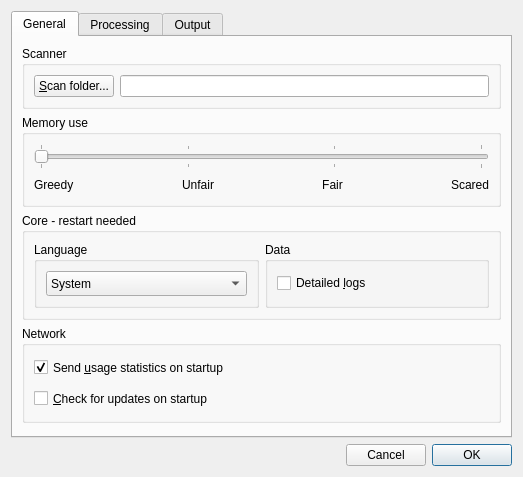
<?xml version="1.0" encoding="UTF-8"?>
<ui version="4.0">
 <class>PrefsDialog</class>
 <widget class="QDialog" name="PrefsDialog">
  <property name="geometry">
   <rect>
    <x>0</x>
    <y>0</y>
    <width>523</width>
    <height>477</height>
   </rect>
  </property>
  <property name="minimumSize">
   <size>
    <width>0</width>
    <height>0</height>
   </size>
  </property>
  <property name="windowTitle">
   <string>ALS preferences</string>
  </property>
  <layout class="QVBoxLayout" name="verticalLayout_17">
   <item>
    <widget class="QTabWidget" name="tabWidget">
     <property name="minimumSize">
      <size>
       <width>0</width>
       <height>0</height>
      </size>
     </property>
     <property name="tabShape">
      <enum>QTabWidget::Rounded</enum>
     </property>
     <property name="currentIndex">
      <number>0</number>
     </property>
     <widget class="QWidget" name="generalTab">
      <attribute name="title">
       <string>General</string>
      </attribute>
      <layout class="QVBoxLayout" name="verticalLayout_9">
       <item>
        <widget class="QGroupBox" name="scannerBox">
         <property name="title">
          <string>Scanner</string>
         </property>
         <layout class="QGridLayout" name="gridLayout">
          <item row="0" column="0">
           <layout class="QHBoxLayout" name="horizontalLayout_5">
            <item>
             <widget class="QPushButton" name="btn_browse_scan">
              <property name="text">
               <string>&amp;Scan folder...</string>
              </property>
             </widget>
            </item>
            <item>
             <widget class="QLineEdit" name="ln_scan_folder_path">
              <property name="minimumSize">
               <size>
                <width>350</width>
                <height>0</height>
               </size>
              </property>
              <property name="toolTip">
               <string notr="true"/>
              </property>
              <property name="readOnly">
               <bool>true</bool>
              </property>
             </widget>
            </item>
           </layout>
          </item>
         </layout>
        </widget>
       </item>
       <item>
        <widget class="QGroupBox" name="groupBox">
         <property name="title">
          <string>Memory use</string>
         </property>
         <property name="checkable">
          <bool>false</bool>
         </property>
         <layout class="QVBoxLayout" name="verticalLayout_6">
          <item>
           <widget class="QSlider" name="sld_mem_preserve">
            <property name="maximum">
             <number>3</number>
            </property>
            <property name="pageStep">
             <number>1</number>
            </property>
            <property name="orientation">
             <enum>Qt::Horizontal</enum>
            </property>
            <property name="tickPosition">
             <enum>QSlider::TicksBothSides</enum>
            </property>
           </widget>
          </item>
          <item>
           <layout class="QHBoxLayout" name="horizontalLayout_3">
            <item>
             <widget class="QLabel" name="label_6">
              <property name="text">
               <string>Greedy</string>
              </property>
             </widget>
            </item>
            <item>
             <spacer name="horizontalSpacer_2">
              <property name="orientation">
               <enum>Qt::Horizontal</enum>
              </property>
              <property name="sizeHint" stdset="0">
               <size>
                <width>40</width>
                <height>20</height>
               </size>
              </property>
             </spacer>
            </item>
            <item>
             <widget class="QLabel" name="label_7">
              <property name="text">
               <string>Unfair</string>
              </property>
              <property name="alignment">
               <set>Qt::AlignCenter</set>
              </property>
             </widget>
            </item>
            <item>
             <spacer name="horizontalSpacer_4">
              <property name="orientation">
               <enum>Qt::Horizontal</enum>
              </property>
              <property name="sizeHint" stdset="0">
               <size>
                <width>40</width>
                <height>20</height>
               </size>
              </property>
             </spacer>
            </item>
            <item>
             <widget class="QLabel" name="label_8">
              <property name="text">
               <string>Fair</string>
              </property>
              <property name="alignment">
               <set>Qt::AlignCenter</set>
              </property>
             </widget>
            </item>
            <item>
             <spacer name="horizontalSpacer_5">
              <property name="orientation">
               <enum>Qt::Horizontal</enum>
              </property>
              <property name="sizeHint" stdset="0">
               <size>
                <width>40</width>
                <height>20</height>
               </size>
              </property>
             </spacer>
            </item>
            <item>
             <widget class="QLabel" name="label_9">
              <property name="text">
               <string>Scared</string>
              </property>
              <property name="alignment">
               <set>Qt::AlignRight|Qt::AlignTrailing|Qt::AlignVCenter</set>
              </property>
             </widget>
            </item>
           </layout>
          </item>
         </layout>
        </widget>
       </item>
       <item>
        <widget class="QGroupBox" name="groupBox_2">
         <property name="title">
          <string>Core - restart needed</string>
         </property>
         <layout class="QVBoxLayout" name="verticalLayout_8">
          <item>
           <layout class="QHBoxLayout" name="horizontalLayout_2">
            <item>
             <widget class="QGroupBox" name="groupBox_7">
              <property name="title">
               <string>Language</string>
              </property>
              <layout class="QVBoxLayout" name="verticalLayout_4">
               <item>
                <widget class="QComboBox" name="cmb_lang">
                 <property name="minimumSize">
                  <size>
                   <width>120</width>
                   <height>25</height>
                  </size>
                 </property>
                 <item>
                  <property name="text">
                   <string>System</string>
                  </property>
                 </item>
                 <item>
                  <property name="text">
                   <string notr="true">English</string>
                  </property>
                 </item>
                 <item>
                  <property name="text">
                   <string notr="true">Français</string>
                  </property>
                 </item>
                 <item>
                  <property name="text">
                   <string notr="true">Русский</string>
                  </property>
                 </item>
                </widget>
               </item>
              </layout>
             </widget>
            </item>
            <item>
             <widget class="QGroupBox" name="groupBox_12">
              <property name="title">
               <string>Data</string>
              </property>
              <layout class="QVBoxLayout" name="verticalLayout_5">
               <item>
                <widget class="QCheckBox" name="chk_debug_logs">
                 <property name="layoutDirection">
                  <enum>Qt::LeftToRight</enum>
                 </property>
                 <property name="text">
                  <string>Detailed &amp;logs</string>
                 </property>
                </widget>
               </item>
              </layout>
             </widget>
            </item>
           </layout>
          </item>
         </layout>
        </widget>
       </item>
       <item>
        <widget class="QGroupBox" name="groupBox_8">
         <property name="title">
          <string>Network</string>
         </property>
         <layout class="QVBoxLayout" name="verticalLayout_7">
          <item>
           <widget class="QCheckBox" name="chk_stats">
            <property name="minimumSize">
             <size>
              <width>0</width>
              <height>25</height>
             </size>
            </property>
            <property name="text">
             <string>Send &amp;usage statistics on startup</string>
            </property>
            <property name="checked">
             <bool>true</bool>
            </property>
           </widget>
          </item>
          <item>
           <widget class="QCheckBox" name="chk_updates_on_startup">
            <property name="minimumSize">
             <size>
              <width>0</width>
              <height>25</height>
             </size>
            </property>
            <property name="text">
             <string>&amp;Check for updates on startup</string>
            </property>
           </widget>
          </item>
         </layout>
        </widget>
       </item>
       <item>
        <spacer name="verticalSpacer_3">
         <property name="orientation">
          <enum>Qt::Vertical</enum>
         </property>
         <property name="sizeHint" stdset="0">
          <size>
           <width>20</width>
           <height>40</height>
          </size>
         </property>
        </spacer>
       </item>
      </layout>
     </widget>
     <widget class="QWidget" name="processTab">
      <attribute name="title">
       <string>Processing</string>
      </attribute>
      <layout class="QVBoxLayout" name="verticalLayout_14">
       <item>
        <widget class="QGroupBox" name="groupBox_9">
         <property name="title">
          <string>Hot pixels removal</string>
         </property>
         <layout class="QVBoxLayout" name="verticalLayout_3">
          <item>
           <widget class="QCheckBox" name="chk_use_hpr">
            <property name="text">
             <string>Active</string>
            </property>
           </widget>
          </item>
         </layout>
        </widget>
       </item>
       <item>
        <widget class="QGroupBox" name="groupBox_11">
         <property name="title">
          <string>Dark subtraction</string>
         </property>
         <layout class="QVBoxLayout" name="verticalLayout_16">
          <item>
           <widget class="QCheckBox" name="chk_use_dark">
            <property name="font">
             <font>
              <kerning>true</kerning>
             </font>
            </property>
            <property name="text">
             <string>Active</string>
            </property>
           </widget>
          </item>
          <item>
           <layout class="QHBoxLayout" name="horizontalLayout_7">
            <item>
             <widget class="QPushButton" name="btn_browse_dark">
              <property name="text">
               <string>Master &amp;dark...</string>
              </property>
             </widget>
            </item>
            <item>
             <widget class="QLineEdit" name="ln_master_dark_path">
              <property name="minimumSize">
               <size>
                <width>200</width>
                <height>0</height>
               </size>
              </property>
              <property name="toolTip">
               <string notr="true"/>
              </property>
              <property name="echoMode">
               <enum>QLineEdit::Normal</enum>
              </property>
              <property name="readOnly">
               <bool>true</bool>
              </property>
             </widget>
            </item>
           </layout>
          </item>
         </layout>
        </widget>
       </item>
       <item>
        <widget class="QGroupBox" name="groupBox_6">
         <property name="title">
          <string>Flat calibration</string>
         </property>
         <layout class="QVBoxLayout" name="verticalLayout_12">
          <item>
           <widget class="QCheckBox" name="chk_use_flat">
            <property name="text">
             <string>Active</string>
            </property>
           </widget>
          </item>
          <item>
           <layout class="QHBoxLayout" name="horizontalLayout_12">
            <item>
             <widget class="QPushButton" name="btn_browse_flat">
              <property name="text">
               <string>Master &amp;flat...</string>
              </property>
             </widget>
            </item>
            <item>
             <widget class="QLineEdit" name="ln_master_flat_path">
              <property name="minimumSize">
               <size>
                <width>200</width>
                <height>0</height>
               </size>
              </property>
              <property name="toolTip">
               <string notr="true"/>
              </property>
              <property name="readOnly">
               <bool>true</bool>
              </property>
             </widget>
            </item>
           </layout>
          </item>
         </layout>
        </widget>
       </item>
       <item>
        <widget class="QGroupBox" name="groupBox_10">
         <property name="title">
          <string>Debayering</string>
         </property>
         <layout class="QHBoxLayout" name="horizontalLayout_8">
          <item>
           <widget class="QComboBox" name="cmb_bayer_pattern">
            <property name="minimumSize">
             <size>
              <width>80</width>
              <height>0</height>
             </size>
            </property>
            <item>
             <property name="text">
              <string notr="true">AUTO</string>
             </property>
            </item>
            <item>
             <property name="text">
              <string notr="true">GRBG</string>
             </property>
            </item>
            <item>
             <property name="text">
              <string notr="true">RGGB</string>
             </property>
            </item>
            <item>
             <property name="text">
              <string notr="true">GBRG</string>
             </property>
            </item>
            <item>
             <property name="text">
              <string notr="true">BGGR</string>
             </property>
            </item>
           </widget>
          </item>
          <item>
           <spacer name="horizontalSpacer_3">
            <property name="orientation">
             <enum>Qt::Horizontal</enum>
            </property>
            <property name="sizeHint" stdset="0">
             <size>
              <width>40</width>
              <height>20</height>
             </size>
            </property>
           </spacer>
          </item>
         </layout>
        </widget>
       </item>
       <item>
        <spacer name="verticalSpacer_2">
         <property name="orientation">
          <enum>Qt::Vertical</enum>
         </property>
         <property name="sizeHint" stdset="0">
          <size>
           <width>20</width>
           <height>40</height>
          </size>
         </property>
        </spacer>
       </item>
      </layout>
     </widget>
     <widget class="QWidget" name="outputTab">
      <attribute name="title">
       <string>Output</string>
      </attribute>
      <layout class="QVBoxLayout" name="verticalLayout_2">
       <item>
        <widget class="QGroupBox" name="pathsBox">
         <property name="title">
          <string>Folders</string>
         </property>
         <layout class="QVBoxLayout" name="verticalLayout">
          <item>
           <widget class="QCheckBox" name="chk_www_own_folder">
            <property name="text">
             <string>&amp;Dedicated web folder</string>
            </property>
           </widget>
          </item>
          <item>
           <layout class="QGridLayout" name="gridLayout_2">
            <item row="0" column="0">
             <widget class="QPushButton" name="btn_browse_work">
              <property name="text">
               <string>&amp;Work folder...</string>
              </property>
             </widget>
            </item>
            <item row="0" column="1">
             <widget class="QLineEdit" name="ln_work_folder_path">
              <property name="minimumSize">
               <size>
                <width>350</width>
                <height>0</height>
               </size>
              </property>
              <property name="toolTip">
               <string notr="true"/>
              </property>
              <property name="readOnly">
               <bool>true</bool>
              </property>
             </widget>
            </item>
            <item row="1" column="0">
             <widget class="QPushButton" name="btn_browse_web">
              <property name="text">
               <string>We&amp;b folder...</string>
              </property>
             </widget>
            </item>
            <item row="1" column="1">
             <widget class="QLineEdit" name="ln_web_folder_path">
              <property name="minimumSize">
               <size>
                <width>350</width>
                <height>0</height>
               </size>
              </property>
              <property name="toolTip">
               <string notr="true"/>
              </property>
              <property name="readOnly">
               <bool>true</bool>
              </property>
             </widget>
            </item>
           </layout>
          </item>
         </layout>
        </widget>
       </item>
       <item>
        <widget class="QGroupBox" name="serverBox">
         <property name="title">
          <string>Server</string>
         </property>
         <layout class="QFormLayout" name="formLayout_server">
          <item row="0" column="0">
           <widget class="QLabel" name="lbl_server_address">
            <property name="text">
             <string>Displayed &amp;address</string>
            </property>
            <property name="buddy">
             <cstring>cmb_web_server_address</cstring>
            </property>
           </widget>
          </item>
          <item row="0" column="1">
           <layout class="QHBoxLayout" name="horizontalLayout_server_address">
            <item>
             <widget class="QComboBox" name="cmb_web_server_address">
              <property name="minimumSize">
               <size>
                <width>220</width>
                <height>0</height>
               </size>
              </property>
             </widget>
            </item>
            <item>
             <spacer name="horizontalSpacer_server_address">
              <property name="orientation">
               <enum>Qt::Horizontal</enum>
              </property>
              <property name="sizeHint" stdset="0">
               <size>
                <width>40</width>
                <height>20</height>
               </size>
              </property>
             </spacer>
            </item>
           </layout>
          </item>
          <item row="1" column="0">
           <widget class="QLabel" name="lbl_server_port">
            <property name="text">
             <string>&amp;Port number</string>
            </property>
            <property name="textFormat">
             <enum>Qt::AutoText</enum>
            </property>
            <property name="buddy">
             <cstring>ln_web_server_port</cstring>
            </property>
           </widget>
          </item>
          <item row="1" column="1">
           <layout class="QHBoxLayout" name="horizontalLayout_10">
            <item>
             <widget class="QLineEdit" name="ln_web_server_port">
              <property name="maximumSize">
               <size>
                <width>75</width>
                <height>16777215</height>
               </size>
              </property>
              <property name="inputMask">
               <string/>
              </property>
             </widget>
            </item>
            <item>
             <widget class="QLabel" name="label_4">
              <property name="minimumSize">
               <size>
                <width>0</width>
                <height>0</height>
               </size>
              </property>
              <property name="text">
               <string>1024 to 65535</string>
              </property>
             </widget>
            </item>
            <item>
             <spacer name="horizontalSpacer_6">
              <property name="orientation">
               <enum>Qt::Horizontal</enum>
              </property>
              <property name="sizeHint" stdset="0">
               <size>
                <width>62</width>
                <height>20</height>
               </size>
              </property>
             </spacer>
            </item>
           </layout>
          </item>
         </layout>
        </widget>
       </item>
       <item>
        <spacer name="verticalSpacer">
         <property name="orientation">
          <enum>Qt::Vertical</enum>
         </property>
         <property name="sizeHint" stdset="0">
          <size>
           <width>20</width>
           <height>40</height>
          </size>
         </property>
        </spacer>
       </item>
      </layout>
     </widget>
    </widget>
   </item>
   <item>
    <layout class="QHBoxLayout" name="horizontalLayout">
     <property name="sizeConstraint">
      <enum>QLayout::SetDefaultConstraint</enum>
     </property>
     <item>
      <spacer name="horizontalSpacer">
       <property name="orientation">
        <enum>Qt::Horizontal</enum>
       </property>
       <property name="sizeHint" stdset="0">
        <size>
         <width>40</width>
         <height>20</height>
        </size>
       </property>
      </spacer>
     </item>
     <item>
      <widget class="QPushButton" name="btn_Cancel">
       <property name="text">
        <string>Cancel</string>
       </property>
      </widget>
     </item>
     <item>
      <widget class="QPushButton" name="btn_OK">
       <property name="text">
        <string>OK</string>
       </property>
       <property name="default">
        <bool>true</bool>
       </property>
      </widget>
     </item>
    </layout>
   </item>
  </layout>
 </widget>
 <tabstops>
  <tabstop>btn_browse_scan</tabstop>
  <tabstop>ln_scan_folder_path</tabstop>
  <tabstop>sld_mem_preserve</tabstop>
  <tabstop>cmb_lang</tabstop>
  <tabstop>chk_debug_logs</tabstop>
  <tabstop>chk_stats</tabstop>
  <tabstop>chk_updates_on_startup</tabstop>
  <tabstop>chk_use_hpr</tabstop>
  <tabstop>chk_use_dark</tabstop>
  <tabstop>btn_browse_dark</tabstop>
  <tabstop>ln_master_dark_path</tabstop>
  <tabstop>chk_use_flat</tabstop>
  <tabstop>btn_browse_flat</tabstop>
  <tabstop>ln_master_flat_path</tabstop>
  <tabstop>cmb_bayer_pattern</tabstop>
  <tabstop>chk_www_own_folder</tabstop>
  <tabstop>btn_browse_work</tabstop>
  <tabstop>ln_work_folder_path</tabstop>
  <tabstop>btn_browse_web</tabstop>
  <tabstop>ln_web_folder_path</tabstop>
  <tabstop>cmb_web_server_address</tabstop>
  <tabstop>ln_web_server_port</tabstop>
  <tabstop>btn_OK</tabstop>
  <tabstop>btn_Cancel</tabstop>
  <tabstop>tabWidget</tabstop>
 </tabstops>
 <resources/>
 <connections>
  <connection>
   <sender>btn_Cancel</sender>
   <signal>clicked()</signal>
   <receiver>PrefsDialog</receiver>
   <slot>reject()</slot>
   <hints>
    <hint type="sourcelabel">
     <x>556</x>
     <y>269</y>
    </hint>
    <hint type="destinationlabel">
     <x>288</x>
     <y>274</y>
    </hint>
   </hints>
  </connection>
  <connection>
   <sender>btn_OK</sender>
   <signal>clicked()</signal>
   <receiver>PrefsDialog</receiver>
   <slot>accept()</slot>
   <hints>
    <hint type="sourcelabel">
     <x>668</x>
     <y>270</y>
    </hint>
    <hint type="destinationlabel">
     <x>701</x>
     <y>177</y>
    </hint>
   </hints>
  </connection>
 </connections>
</ui>
